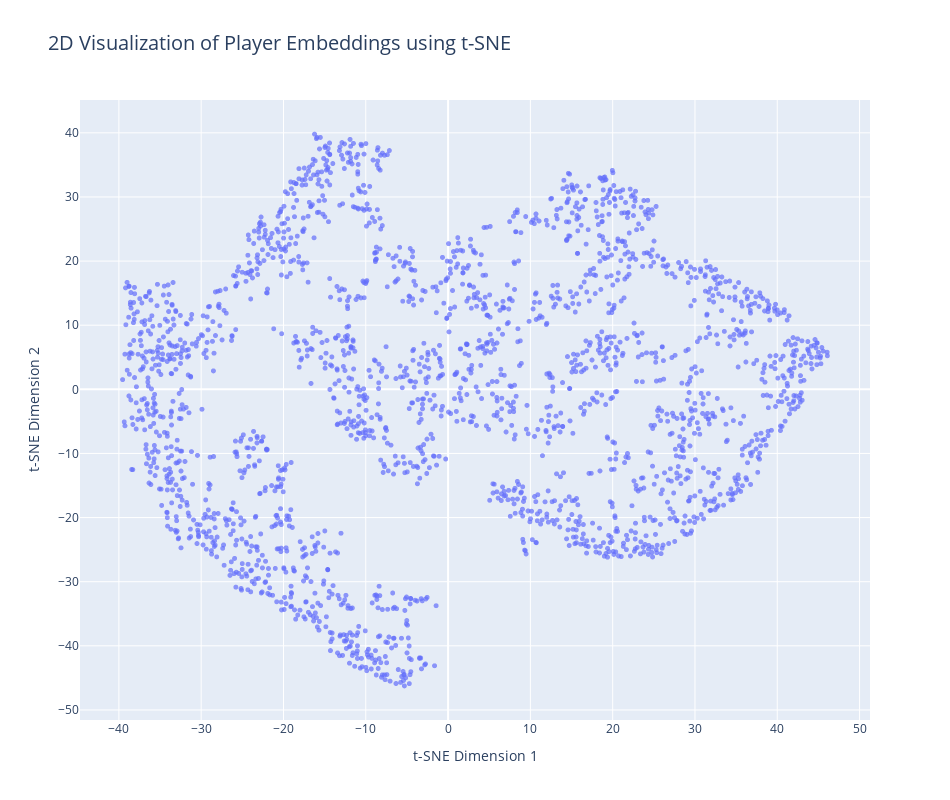

Here is the notebook cell this chart was saved with:
### Code cell
if 'plot_df' in locals():
    print("Creating interactive plot...")

    fig = px.scatter(
        plot_df,
        x='x',
        y='y',
        hover_name='player_name',
        title='2D Visualization of Player Embeddings using t-SNE',
        labels={'x': 't-SNE Dimension 1', 'y': 't-SNE Dimension 2'}
    )
    fig.update_traces(marker=dict(size=5, opacity=0.7))
    fig.update_layout(width=950, height=800, title_font_size=20)
    fig.show()
else:
    print("DataFrame for plotting ('plot_df') not found. Please run the previous cell.")

### Figure 1 — Plotly figure (JSON) as saved in the notebook; plotly's stock layout.template omitted (floating-point values rounded to 4 significant figures; data arrays with more than 128 entries replaced by an {"elided": "..."} marker saying what was removed)
{"data": [{"hovertemplate": "<b>%{hovertext}</b><br><br>t-SNE Dimension 1=%{x}<br>t-SNE Dimension 2=%{y}<extra></extra>", "hovertext": {"elided": "2303 str values"}, "legendgroup": "", "marker": {"color": "#636efa", "opacity": 0.7, "size": 5, "symbol": "circle"}, "mode": "markers", "name": "", "showlegend": false, "type": "scattergl", "x": {"elided": "2303 float values"}, "xaxis": "x", "y": {"elided": "2303 float values"}, "yaxis": "y"}], "layout": {"height": 800, "legend": {"tracegroupgap": 0}, "title": {"font": {"size": 20}, "text": "2D Visualization of Player Embeddings using t-SNE"}, "width": 950, "xaxis": {"anchor": "y", "domain": [0, 1], "title": {"text": "t-SNE Dimension 1"}}, "yaxis": {"anchor": "x", "domain": [0, 1], "title": {"text": "t-SNE Dimension 2"}}}}
